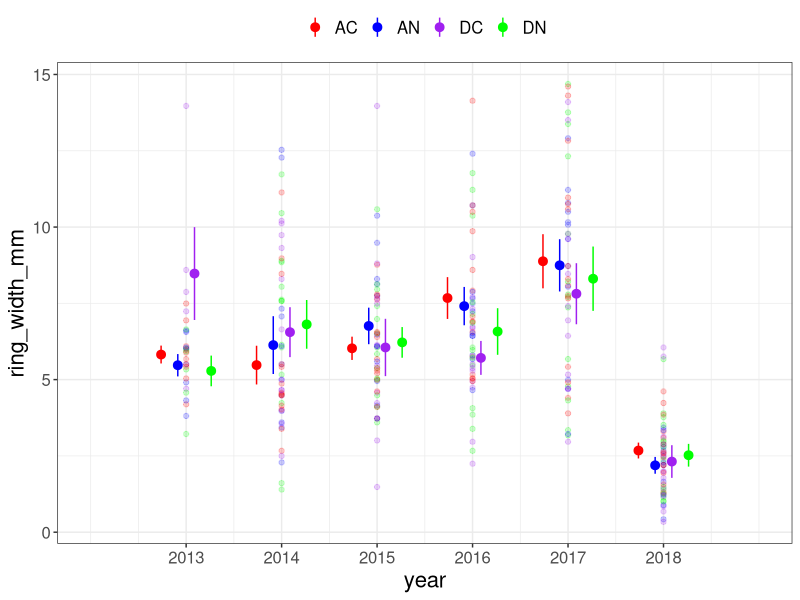

Here is the R script that generated this plot: (Note: a time limit stopped this script after it produced the figure.)
## doing tree ring width analysis

library(plyr); library(dplyr);
library(readr)
library(stringi)
library(ggplot2)
library(stringr)
library(readxl)

theme_set(theme_bw())

def_theme <- theme(legend.title = element_blank(),
                   legend.text = element_text(size = 12),
                   legend.position = "top",
                   axis.text = element_text(size = 12),
                   axis.title = element_text(size = 16),
                   plot.title = element_text(size = 28))

treatment_color <- scale_color_manual(values = c("red","blue","purple","green"))

year_color <- scale_color_manual(values = c("red","blue","purple","green"))

scaleFUN <- function(x) sprintf("%.0f", x)

#### NEW measuRING data ####

cross1_data <- read_csv("tree_rings/data/cross1_data_post66.csv")
#View(cross1_data)
summary(cross1_data)

#filter(cross1_data, is.na(ring_width_mm))

cross1_data$cs_id[cross1_data$cs_id=="2-G1_AN_crossSection1"] <- "7-G_AC_crossSection1"
cross1_data$cs_id[cross1_data$cs_id=="2-G2_AN_crossSection1"] <- "2-G_AN_crossSection1"
cross1_data$cs_id[cross1_data$cs_id=="2-B_AN_crossSection1"] <- "7-B_AC_crossSection1"
cross1_data$cs_id[cross1_data$cs_id=="2-M_AN_crossSection1"] <- "7-M_AC_crossSection1"

cross1_data <- cross1_data %>% 
  filter(cs_id !="30-B_DC_crossSection1")

cross1_data <- cross1_data %>% 
  mutate(treatment = case_when(grepl("AC", cs_id) ~ "AC",
                               grepl("AN", cs_id) ~ "AN",
                               grepl("DC", cs_id) ~ "DC",
                               grepl("DN", cs_id) ~ "DN"),
         Plot = substr(cross1_data$cs_id, 1, 2) %>% 
           str_replace(., "-", ""),
         Ind. = substr(cross1_data$cs_id, 3, 4) %>% 
           str_replace(., "[_-]" , ""))
         
# cross1_data_good <- cross1_data %>% 
#   filter(between(year, 2015, 2017))
# 
# cross1_most_accurate <- ggplot(cross1_data_good, aes(year, ring_width_mm, color = treatment)) +
#   geom_point(alpha = 0.2) + 
#   #scale_x_continuous(labels = scaleFUN) +
#   scale_x_continuous(limits = c(2014, 2018), breaks = c(2014, 2015, 2016, 2017, 2018)) +
#   stat_summary(fun.data = "mean_se", geom = "pointrange", 
#                position = position_dodge(width = 0.7)) +
#   treatment_color +
#   def_theme +
#   NULL
# 
# ggsave(plot = cross1_most_accurate, height = 5, width = 10, "tree_rings/figures/width_crossSection1_best_data.png")

cross1_all_time <- ggplot(cross1_data, aes(year, ring_width_mm, color = treatment)) +
  geom_point(alpha = 0.2) + 
  #scale_x_continuous(labels = scaleFUN) +
  scale_x_continuous(limits = c(2012, 2019), breaks = c(2013, 2014, 2015, 2016, 2017, 2018)) +
  stat_summary(fun.data = "mean_se", geom = "pointrange", 
               position = position_dodge(width = 0.7)) +
  treatment_color +
  def_theme +
  NULL

#####  keep cross1_all_time major #####

ggsave(plot = cross1_all_time, height = 5, width = 10, "tree_rings/figures/width_crossSection1_all_time.png")

filter(cross1_data, is.na(ring_width_mm) & year == 2015)
filter(cross1_data, ring_width_mm > 13)
filter(cross1_data, cs_id=="30-B_DC_crossSection1")

cross1_data %>% 
  group_by(treatment) %>% 
  summarise(count = length(treatment)/6)

bivens_trees <- read_csv("tree_rings/data/bivenstree.csv")

bivens_treatments <- read_csv("tree_rings/data/Bivens.treatments.csv")

left_join(bivens_trees, bivens_treatments, by = c("Plot"="Plot"))

tree_dbh_time <- ggplot(bivens_trees, aes(treatment, dbh_cm, color = treatment)) +
  geom_point(alpha = 0.2) + 
  #scale_x_continuous(labels = scaleFUN) +
  #scale_x_continuous(limits = c(2012, 2019), breaks = c(2013, 2014, 2015, 2016, 2017, 2018)) +
  stat_summary(fun.data = "mean_se", geom = "pointrange", 
               position = position_dodge(width = 0.7)) +
  treatment_color +
  def_theme +
  NULL

tree_diam_time <- ggplot(bivens_trees, aes(treatment, diam2_mm, color = treatment)) +
  geom_point(alpha = 0.2) + 
  #scale_x_continuous(labels = scaleFUN) +
  #scale_x_continuous(limits = c(2012, 2019), breaks = c(2013, 2014, 2015, 2016, 2017, 2018)) +
  stat_summary(fun.data = "mean_se", geom = "pointrange", 
               position = position_dodge(width = 0.7)) +
  treatment_color +
  def_theme +
  NULL
###### keep tree_diam_time #####
bivens_soil <- read_excel("tree_rings/data/BivensSoilMoisture2013_2017.xlsx")

bivens_soil$Date <- as.Date(bivens_soil$Date, format = "%Y%m%d")

bivens_soil <- bivens_soil[-c(6:16384)]

bivens_soil <- bivens_soil %>%
  mutate(Plot = as.character(Plot)) %>% 
  mutate(year = lubridate::year(Date)) %>% 
  mutate(month = lubridate::month(Date))

bivens_soil <- bivens_soil %>% 
  mutate(Treatment = case_when(Treatment=="A" ~ "AN",
                               Treatment=="D" ~ "DN",
                               TRUE ~ Treatment))

soil_summary_treatment <- bivens_soil %>% 
  group_by(Treatment) %>% 
  summarise(average_vwc = mean(percent_VWC,
                               na.rm = T))

soil_rw_treatment <- left_join(cross1_summary, soil_summary_treatment, by = c("year", "treatment"="Treatment"))

soil_summary_plot <- bivens_soil %>%
  filter(between(month,3,9)) %>% 
  group_by(Plot, Treatment, year) %>% 
  summarise(average_vwc = mean(percent_VWC,
                               na.rm = T)) 
  
soil_rw_plot <- left_join(cross1_summary, soil_summary_plot, by = c("Plot", "year", "treatment"="Treatment"))

soil_all_time <- ggplot(soil_summary_plot, aes(year, average_vwc, color = Treatment)) +
  geom_point(alpha = 1, size = 1.85) + 
  scale_x_continuous(labels = scaleFUN) +
  scale_x_continuous(limits = c(2012, 2020), breaks = c(2013, 2014, 2015, 2016, 2017, 2018)) +
  stat_summary(fun.data = "mean_se", geom = "pointrange", 
               position = position_dodge(width = 0.7)) +
  #treatment_color +
  theme_excel() +
  def_theme +
  NULL

###### make box plot, keep. also do boxplot for ring widths ####

cross1_summary <- cross1_data %>% 
  group_by(Plot, year, treatment) %>% 
  summarise(average_RW_mm = mean(ring_width_mm, na.rm = T))

soil_rw_plot_2015 <- soil_rw_plot %>% 
  filter(year==2015)

soil_rw_plot_2015_figure <- ggplot(soil_rw_plot_2015, aes(average_vwc, average_RW_mm, color = treatment)) +
  geom_point(alpha = 1, size = 1.5) + 
  #stat_summary(fun.data = "mean_se", geom = "pointrange", 
               #position = position_dodge(width = 0.7)) +
  treatment_color +
  #def_theme +
  NULL

rw_soil_trees <- left_join(cross1_data, soil_summary_plot, by = c("year", "treatment"="Treatment", "Plot"))

rw_soil_trees_AN <- rw_soil_trees %>% 
  filter(between(year,2014,2017)) %>% 
  filter(treatment=="AN")

rw_soil_trees_DN <- rw_soil_trees %>% 
  filter(between(year,2014,2017)) %>% 
  filter(treatment=="DN")

rw_soil_trees_AC <- rw_soil_trees %>% 
  filter(between(year,2014,2017)) %>% 
  filter(treatment=="AC")

rw_soil_trees_DC <- rw_soil_trees %>% 
  filter(between(year,2014,2017)) %>% 
  filter(treatment=="DC")

rw_diam_soil_density %>% 
  filter(between(year,2014,2017)) %>% 
  mutate(f_year = as.factor(year)) %>% 
  ggplot(aes(diameter, ring_width_mm)) +
  geom_point(aes(color = f_year), alpha = .7, size = 2) +
  geom_smooth(aes(color = f_year), method = "lm", se = F) +
  facet_grid(.~treatment)
rw_diam_soil_density
##### keep maybe use treatment or treatment/year facet #####

rw_soil_trees %>% 
  filter(between(year,2014,2017)) %>% 
  mutate(f_year = as.factor(year)) %>% 
  ggplot(aes(average_vwc, ring_width_mm)) +
  geom_point(aes(color = year), alpha = .7, size = 2) +
  geom_smooth(method = "lm", se = F) +
  facet_grid(year~treatment)
  
rw_soil_trees_AN_figure <- ggplot(rw_soil_trees_AN, aes(average_vwc, ring_width_mm, color = as.factor(year))) +
  geom_point(alpha = 1, size = 1.5) + 
  geom_smooth(data = filter(rw_soil_trees_AN, year==2017), aes(linetype = treatment), se = F, method = "lm") + 
  geom_smooth(data = filter(rw_soil_trees_AN, year==2016), aes(linetype = treatment), se = F, method = "lm") +
  geom_smooth(data = filter(rw_soil_trees_AN, year==2015), aes(linetype = treatment), se = F, method = "lm") +
  geom_smooth(data = filter(rw_soil_trees_AN, year==2014), aes(linetype = treatment), se = F, method = "lm") +
  scale_x_continuous(0, 35) +
  scale_y_continuous(0, 15) +
  year_color +
  def_theme +
  NULL


rw_soil_trees_AN_figure <- ggplot(rw_soil_trees_AN, aes(average_vwc, ring_width_mm, color = as.factor(year))) +
  geom_point(alpha = 1, size = 1.5) + 
  geom_smooth(data = filter(rw_soil_trees_AN, year==2017), aes(linetype = treatment), se = F, method = "lm") + 
  geom_smooth(data = filter(rw_soil_trees_AN, year==2016), aes(linetype = treatment), se = F, method = "lm") +
  geom_smooth(data = filter(rw_soil_trees_AN, year==2015), aes(linetype = treatment), se = F, method = "lm") +
  geom_smooth(data = filter(rw_soil_trees_AN, year==2014), aes(linetype = treatment), se = F, method = "lm") +
  year_color +
  scale_x_continuous(limits = c(0, 35)) +
  scale_y_continuous(limits = c(0, 15)) +
  def_theme +
  NULL

rw_soil_trees_DN_figure <- ggplot(rw_soil_trees_DN, aes(average_vwc, ring_width_mm, color = as.factor(year))) +
  geom_point(alpha = 1, size = 1.5) + 
  geom_smooth(data = filter(rw_soil_trees_DN, year==2017), aes(linetype = treatment), se = F, method = "lm") + 
  geom_smooth(data = filter(rw_soil_trees_DN, year==2016), aes(linetype = treatment), se = F, method = "lm") +
  geom_smooth(data = filter(rw_soil_trees_DN, year==2015), aes(linetype = treatment), se = F, method = "lm") +
  geom_smooth(data = filter(rw_soil_trees_DN, year==2014), aes(linetype = treatment), se = F, method = "lm") +
  year_color +
  scale_x_continuous(limits = c(0, 35)) +
  scale_y_continuous(limits = c(0, 15)) +
  def_theme +
  NULL

rw_soil_trees_AC_figure <- ggplot(rw_soil_trees_AC, aes(average_vwc, ring_width_mm, color = as.factor(year))) +
  geom_point(alpha = 1, size = 1.5) + 
  geom_smooth(data = filter(rw_soil_trees_AC, year==2017), aes(linetype = treatment), se = F, method = "lm") + 
  geom_smooth(data = filter(rw_soil_trees_AC, year==2016), aes(linetype = treatment), se = F, method = "lm") +
  geom_smooth(data = filter(rw_soil_trees_AC, year==2015), aes(linetype = treatment), se = F, method = "lm") +
  geom_smooth(data = filter(rw_soil_trees_AC, year==2014), aes(linetype = treatment), se = F, method = "lm") +
  year_color +
  scale_x_continuous(limits = c(0, 35)) +
  scale_y_continuous(limits = c(0, 15)) +
  def_theme +
  NULL

rw_soil_trees_DC_figure <- ggplot(rw_soil_trees_DC, aes(average_vwc, ring_width_mm, color = as.factor(year))) +
  geom_point(alpha = 1, size = 1.5) + 
  geom_smooth(data = filter(rw_soil_trees_DC, year==2017), aes(linetype = treatment), se = F, method = "lm") + 
  geom_smooth(data = filter(rw_soil_trees_DC, year==2016), aes(linetype = treatment), se = F, method = "lm") +
  geom_smooth(data = filter(rw_soil_trees_DC, year==2015), aes(linetype = treatment), se = F, method = "lm") +
  geom_smooth(data = filter(rw_soil_trees_DC, year==2014), aes(linetype = treatment), se = F, method = "lm") +
  year_color +
  scale_x_continuous(limits = c(0, 35)) +
  scale_y_continuous(limits = c(0, 15)) +
  def_theme +
  NULL

##### making 4 panel figure of treatment by year #####

rw_soil_treatment_panels <- cowplot::plot_grid(rw_soil_trees_AN_figure, rw_soil_trees_DN_figure, rw_soil_trees_AC_figure, rw_soil_trees_DC_figure, ncol = 2)

###### calculating yearly diameters from ring widths #####

cross1_data
bivens_trees_specs <- bivens_trees %>%
  mutate(Plot = as.character(Plot)) %>% 
  select(c(1,2,3,4,8,9,10,11,12))

calculating_diameter <- left_join(cross1_data, bivens_trees_specs)
# calculating_diameter %>% 
#   select(year, Plot, Ind., ring_width_mm, diam2_mm) %>% 
#   tidyr::spread(year, ring_width_mm) %>% 
#   tidyr::gather(year, ring_width_mm, c(-Plot, -Ind.))

calculating_diameter <- calculating_diameter %>% 
  select(year, Plot, Ind., treatment, ring_width_mm, diam2_mm) %>% 
  tidyr::spread(year, ring_width_mm) %>% 
  mutate(diam_mm_2018 = diam2_mm,
         diam_mm_2017 = diam_mm_2018-2*`2018`,
         diam_mm_2016 = diam_mm_2017-2*`2017`,
         diam_mm_2015 = diam_mm_2016-2*`2016`,
         diam_mm_2014 = diam_mm_2015-2*`2015`) %>% 
  mutate(`2018` = diam_mm_2018,
         `2017` = diam_mm_2017,
         `2016` = diam_mm_2016,
         `2015` = diam_mm_2015,
         `2014` = diam_mm_2014) %>% 
  select(Plot:`2018`, -diam2_mm) %>%
  tidyr::gather(year, diameter, c(-Plot, -Ind., -treatment))

calculating_diameter <- calculating_diameter %>% 
  mutate(year = as.integer(year))

rw_diameter_data <- left_join(cross1_data, calculating_diameter)

rw_diameter_data <- rw_diameter_data %>% 
  filter(year!=2013) %>%
  filter(year!=2018) %>%
  mutate(rw_diam_ratio = ring_width_mm/diameter,
         Plot = as.integer(Plot))

annual_diameter_figure <- ggplot(rw_diameter_data, aes(year, diameter, color = treatment)) +
  geom_point() +
  treatment_color +
  stat_summary(fun.data = "mean_se", geom = "pointrange", position = position_dodge(width = 0.7)) +
  def_theme +
  NULL

##### same story different trailer park #####

annual_something_figure <- ggplot(rw_diameter_data, aes(diameter, ring_width_mm, color = treatment)) +
  geom_point() +
  geom_smooth(method = "lm", se = F) +
  treatment_color +
  def_theme +
  NULL

rw_mod_data <- filter(rw_diam_soil_density, !is.na(ring_width_mm))
rw_diam_mod <- lm(ring_width_mm~diameter, data = rw_mod_data)
summary(rw_diam_mod)
diam_resids <- resid(rw_diam_mod)

#plot(rw_diam_mod)

rw_diam_mod$diam_resids <- diam_resids

rw_mod_data <- left_join(
  rw_mod_data,
  rw_diam_soil_density %>% 
    filter(year==2014) %>% select(Plot, year, Ind., diameter) %>% 
    rename(diam2014 = diameter)
)


m2 <- lm(ring_width_mm~treatment + average_vwc+tree_density + diam2014, data = rw_mod_data)
summary(m2)

mm1 <- lme4::lmer(ring_width_mm ~ average_vwc+ tree_density + diam2014 + (1|Plot), data = rw_mod_data)
summary(mm1)  

rw_diam_soil_density_model_one <- lm(ring_width_mm~average_vwc+tree_density+as.factor(year)+diameter, data = rw_diam_soil_density)
summary(rw_diam_soil_density_model_one)

anova(rw_diam_soil_density_model_one)

rw_diam_soil_density <- left_join(rw_diam_soil, tree_density %>% 
                                    mutate(Plot= as.character(Plot)))

rw_diam_soil <- left_join(rw_diameter_data %>% 
                            mutate(Plot= as.character(Plot)), rw_soil_trees)

annual_ratio_figure <- ggplot(rw_diameter_data, aes(year, rw_diam_ratio, color = treatment)) +
  geom_point() +
  treatment_color +
  stat_summary(fun.data = "mean_se", geom = "pointrange", position = position_dodge(width = 0.7)) +
  def_theme +
  NULL


         

#View(calculating_diameter) ####

rw_diameter_yearly_2017 <- ggplot(calculating_diameter, aes(diam_mm_2017, rw_mm_2017, color = treatment)) +
  geom_point(size = 1.3) +
  geom_smooth(se = F) +
  treatment_color +
  def_theme +
  NULL

rw_diameter_yearly_2016 <- ggplot(calculating_diameter, aes(diam_mm_2015, rw_mm_2016, color = treatment)) +
  geom_point(size = 1.3) +
  geom_smooth(se = F) +
  treatment_color +
  def_theme +
  NULL 

rw_diameter_yearly_2015 <- ggplot(calculating_diameter, aes(diam_mm_2015, rw_mm_2015, color = treatment)) +
  geom_point(size = 1.3) +
  geom_smooth(se = F) +
  treatment_color +
  def_theme +
  NULL

rw_diameter_yearly_2014 <- ggplot(calculating_diameter, aes(diam_mm_2014, rw_mm_2014, color = treatment)) +
  geom_point(size = 1.3) +
  geom_smooth(se = F) +
  treatment_color +
  def_theme +
  NULL
stop ##### 

rw_diameter_yearly_cowplot <- cowplot::plot_grid(rw_diameter_yearly_2014,rw_diameter_yearly_2015,rw_diameter_yearly_2016,rw_diameter_yearly_2017, ncol = 2)

tree_density <- bivens_trees %>% 
  group_by(Plot) %>% 
  summarise(tree_density = n_distinct(Ind.))
tail(tree_density)

tree_density_all <- left_join(rw_diameter_data, tree_density)

tree_density_2017 <- tree_density_all %>% 
  filter(year==2017)

tree_density_figure_one <- ggplot(rw_diam_soil_density, aes(average_vwc, tree_density, color = treatment)) +
  geom_point(size = 1.3, alpha = .5) +
  geom_smooth(method = "lm", se = T) +
  #facet_grid(~year) +
  treatment_color +
  def_theme +
  NULL
#drew said this on

density_soil_moisture <- left_join(soil_summary_plot, tree_density %>% 
                                     mutate(Plot = as.character(Plot)))

tree_density_figure_two <- ggplot(density_soil_moisture, aes(average_vwc, tree_density, color = Treatment)) +
  geom_point(size = 1.3, alpha = .5) +
  geom_smooth(method = "lm", se = T) +
  #facet_grid(~year) +
  treatment_color +
  def_theme +
  NULL
